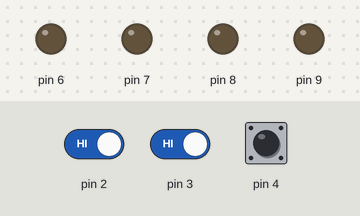
The sketch below on a simulated Arduino Uno, built with avr-gcc and run on an emulated ATmega328P. Shown: output pins drawn as LEDs (lit = HIGH). The inputs (shaded band) are chosen by the test bench; at power-on: pin 2 HIGH, pin 3 HIGH, pin 4 HIGH.

Above: at 1.2 s.
1.3 s: pin 2 driven LOW
At 2.5 s:
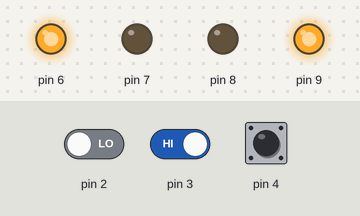
2.8 s: pin 3 driven LOW
At 3.8 s:
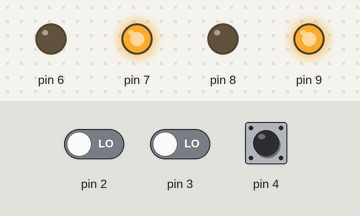
4.3 s: pin 2 driven HIGH
At 5.3 s:
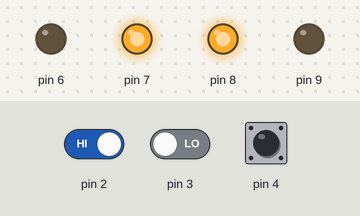
Timing chart, 0 to 7.3 s (numbered marks = the images above; inputs shaded):
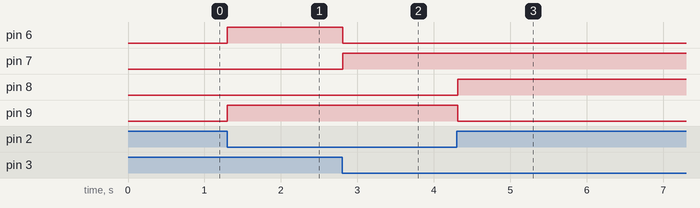

Measured:
- after the input at 1.3 s, pin 6, pin 9: LOW → HIGH at once
- after the input at 2.8 s, pin 6: HIGH → LOW at once; pin 7: LOW → HIGH at once
- after the input at 4.3 s, pin 8: LOW → HIGH at once; pin 9: HIGH → LOW at once

The sketch:

lfr_project3.ino
```cpp
void setup()
{
    pinMode(2, INPUT);
    pinMode(3, INPUT);
    pinMode(4, INPUT);
    pinMode(6, OUTPUT);
    pinMode(7, OUTPUT);
    pinMode(8, OUTPUT);
    pinMode(9, OUTPUT);
}
void loop()
{
    if (digitalRead(2) == 0 && digitalRead(3) == 0 && digitalRead(4) == 0)
    {
        digitalWrite(6, LOW);
        digitalWrite(7, HIGH);
        digitalWrite(8, LOW);
        digitalWrite(9, HIGH);
    }

    if (digitalRead(2) == 1 && digitalRead(4) == 0 && digitalRead(3) == 1)
    {
        digitalWrite(6, LOW);
        digitalWrite(7, HIGH);
        digitalWrite(8, LOW);
        digitalWrite(9, HIGH);
    }
    if (digitalRead(2) == 1 && digitalRead(4) == 0 && digitalRead(3) == 0)
    {
        digitalWrite(6, LOW);
        digitalWrite(7, HIGH);
        digitalWrite(8, HIGH);
        digitalWrite(9, LOW);
        delay(15);
    }
    if (digitalRead(2) == 0 && digitalRead(4) == 0 && digitalRead(3) == 1)
    {
        digitalWrite(6, HIGH);
        digitalWrite(7, LOW);
        digitalWrite(8, LOW);
        digitalWrite(9, HIGH);
        delay(15);
    }
    if (digitalRead(2) == 0 && digitalRead(4) == 1 && digitalRead(3) == 1)
    {
        digitalWrite(6, HIGH);
        digitalWrite(7, LOW);
        digitalWrite(8, LOW);
        digitalWrite(9, HIGH);
        delay(15);
    }
    if (digitalRead(2) == 1 && digitalRead(4) == 1 && digitalRead(3) == 0)
    {
        digitalWrite(6, LOW);
        digitalWrite(7, HIGH);
        digitalWrite(8, HIGH);
        digitalWrite(9, LOW);
        delay(15);
    }
    if (digitalRead(2) == 0 && digitalRead(4) == 1 && digitalRead(3) == 0)
    {
        digitalWrite(6, LOW);
        digitalWrite(7, HIGH);
        digitalWrite(8, LOW);
        digitalWrite(9, HIGH);
        delay(15);
    }
}
```
